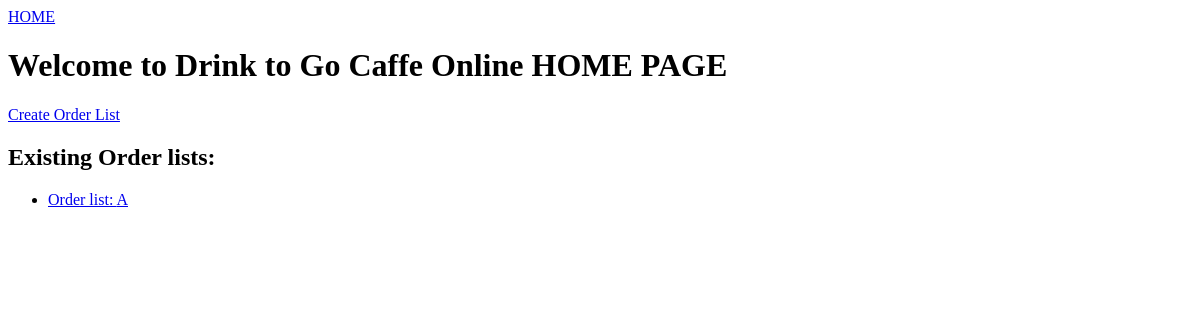
Before: / with the older database file.
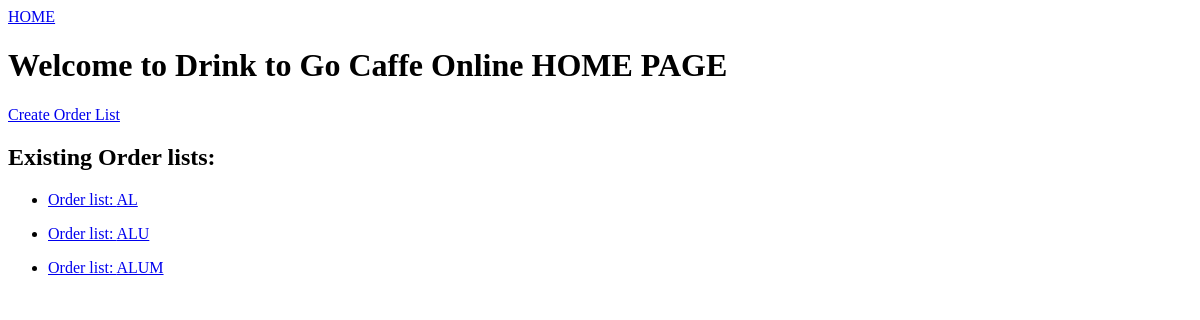
After: the same page with the newer database file.
### main/models.py (models this page shows, shortened)
class OrderList(models.Model):
    name = models.CharField(max_length=200)

### main/views.py (the view)
# urls.py: 2. Add a URL to urlpatterns:  path('', views.home, name='home')
def home(response):
    order_lists = OrderList.objects.all()
    return render(response, "main/home.html", {"order_lists": order_lists})

### main/templates/main/home.html (shortened to what this page needs)
{% extends 'main/base.html' %}
{% block content %}
    <h1>Welcome to Drink to Go Caffe Online HOME PAGE</h1>
    <a href="{% url 'create_order_list' %}">Create Order List</a>
    <h2>Existing Order lists:</h2>
    {% for list in order_lists %}
        <ul>
            <li><a href="http://127.0.0.1:8000/order_list/{{ list.name }}">Order list: {{ list.name }}</a></li>
        </ul>
    {% endfor %}
{% endblock %}

### main/templates/main/base.html (shortened to what this page needs)
<!DOCTYPE html>
<html lang="en">
<head>
</head>
<body>
<div id="content" , name="content">
    <a href="http://127.0.0.1:8000/">HOME</a>
    {% block content %}
    {% endblock %}
</div>
</body>
</html>

Changed rows visible on the page:
added OrderList: name "AL"
added OrderList: name "ALU"
changed OrderList: name "A" → "ALUM"
